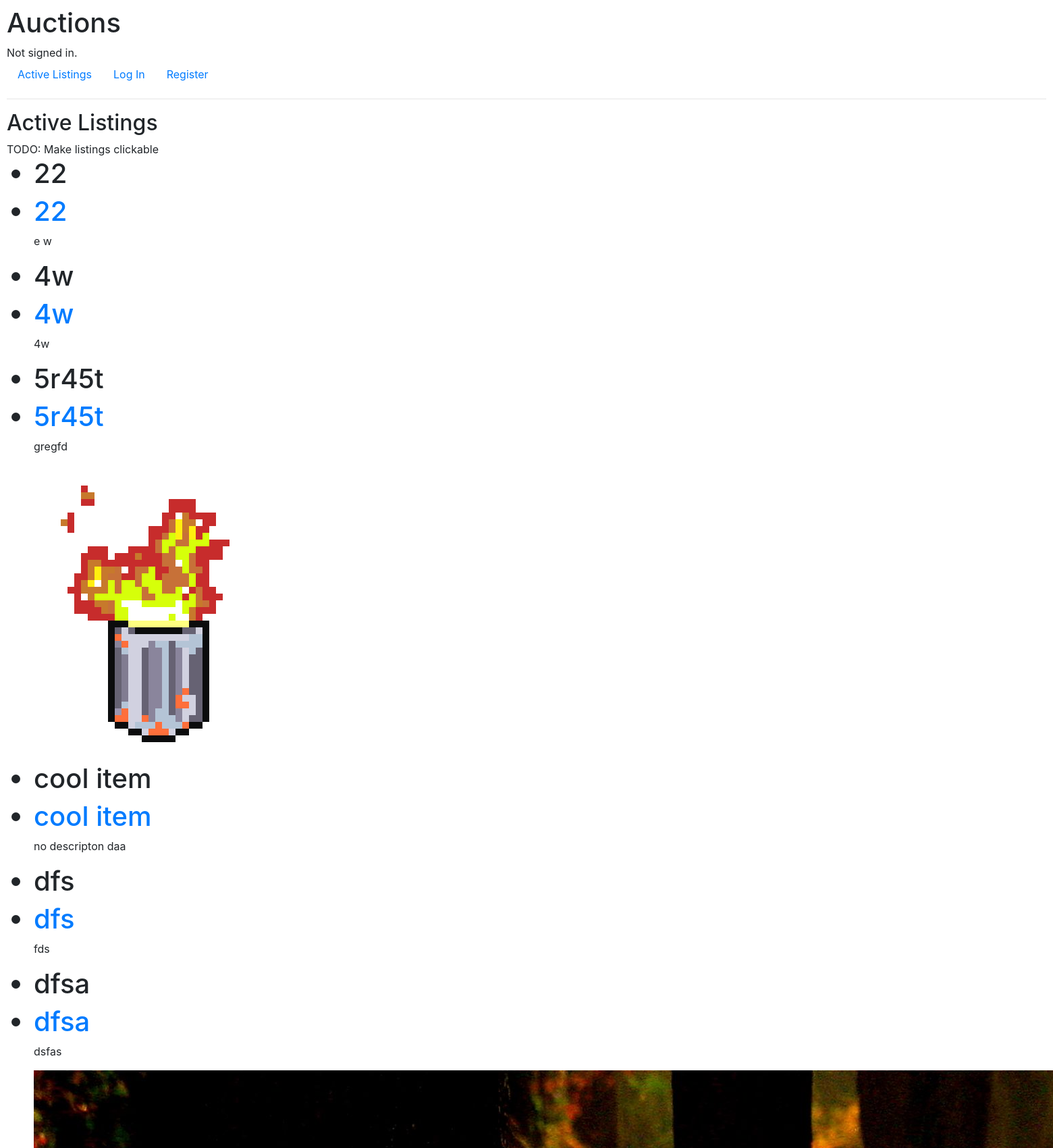
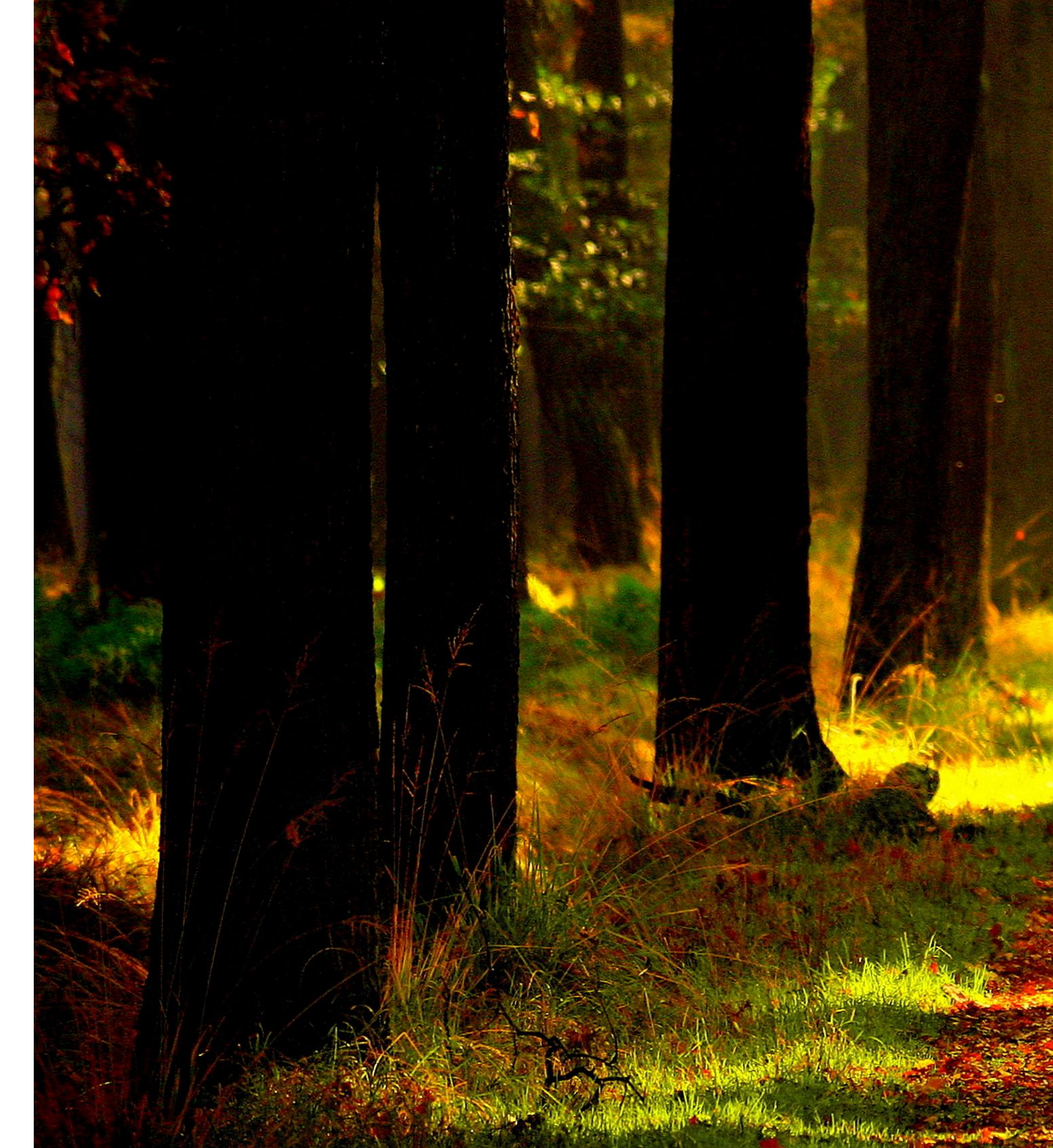
The page / (upper part) on the database its author committed (2 pictures, top to bottom).
### auctions/models.py (models this page shows, shortened)
class Auction_Listings(models.Model):
    title = models.CharField(max_length=200)
    description = models.CharField(max_length=20000)
    starting_bid = models.PositiveIntegerField()
    image_file = models.ImageField(upload_to='images', blank=True)
    image_url = models.URLField(max_length=200, blank=True)
    quantity = models.PositiveIntegerField(null=True, blank=True)
    CATEGORIES = (
        ('LAP', 'Laptop'),
        ('CON', 'Console'),
        ('GAD', 'Gadget'),
        ('GAM', 'Game'),
        ('TEL', 'TV'),
        ('FAS', 'Fashion'),
        ('TOY', 'Toys'),
        ('ELE', 'Electronics'),
        ('HOM', 'Home')
       )
    category = models.CharField(
        max_length=45,
        choices=CATEGORIES
    )
    date_posted = models.DateTimeField(auto_now_add=True, blank=True)
    class Meta:
        ordering = ['title']

### auctions/views.py (the view)
# urls.py: path("", views.index, name="index"),
def index(request):
    listings = Auction_Listings.objects.all()
    return render(request, "auctions/index.html", {
                                                   "listings":listings,
                                                   })

### auctions/templates/auctions/index.html (shortened to what this page needs)
{% extends "auctions/layout.html" %}
{% block body %}
    <h2>Active Listings</h2>
    TODO: Make listings clickable
    <ul>
    {% for listing in listings %}
    <h1> <li>{{ listing.title }}</li></h1>
    <h1> <li> <a href="{% url 'detail' listing.id %}"> {{ listing.title }} </a></li></h1>
    <p> {{ listing.description }} </p>
    <h2> {{ listing.startin_bid }} </h3>
    {% if listing.image_file %}
    <img src="media/{{ listing.image_file }}">
    {% endif %}
    {% endfor %}
{% endblock %}

### auctions/templates/auctions/layout.html (shortened to what this page needs)
{% load static %}
<!DOCTYPE html>
<html lang="en">
    <head>
        <link rel="stylesheet" href="https://stackpath.bootstrapcdn.com/bootstrap/4.4.1/css/bootstrap.min.css">
        <link href="{% static 'auctions/styles.css' %}" rel="stylesheet">
    </head>
    <body>
        <h1>Auctions</h1>
        <div>
            {% if user.is_authenticated %}
                Signed in as <strong>{{ user.username }}</strong>.
            {% else %}
                Not signed in.
            {% endif %}
        </div>
        <ul class="nav">
            <li class="nav-item">
                <a class="nav-link" href="{% url 'index' %}">Active Listings</a>
            </li>
            {% if user.is_authenticated %}
                <li class="nav-item">
                    <a class="nav-link" href="{% url 'watchmany' %}">Overview</a>
                </li>
                <li class="nav-item">
                    <a class="nav-link" href="{% url 'create' %}">Create New Listing</a>
                </li>
                <li class="nav-item">
                    <a class="nav-link" href="{% url 'watchlist' %}">Watchlist</a>
                </li>
                <li class="nav-item">
                    <a class="nav-link" href="{% url 'logout' %}">Log Out</a>
                </li>
            {% else %}
                <li class="nav-item">
                    <a class="nav-link" href="{% url 'login' %}">Log In</a>
                </li>
                <li class="nav-item">
                    <a class="nav-link" href="{% url 'register' %}">Register</a>
                </li>
            {% endif %}
        </ul>
        <hr>
        {% block body %}
        {% endblock %}
    </body>
</html>

### auctions/static/auctions/styles.css (style rules this page uses)
body { padding: 10px; }

### rows shown on the page
Auction_Listings: title "22", description "e w"
Auction_Listings: title "4w", description "4w"
Auction_Listings: title "5r45t", description "gregfd", image_file (picture)
Auction_Listings: title "cool item", description "no descripton daa"
Auction_Listings: title "dfs", description "fds"
Auction_Listings: title "dfsa", description "dsfas", image_file (picture)
